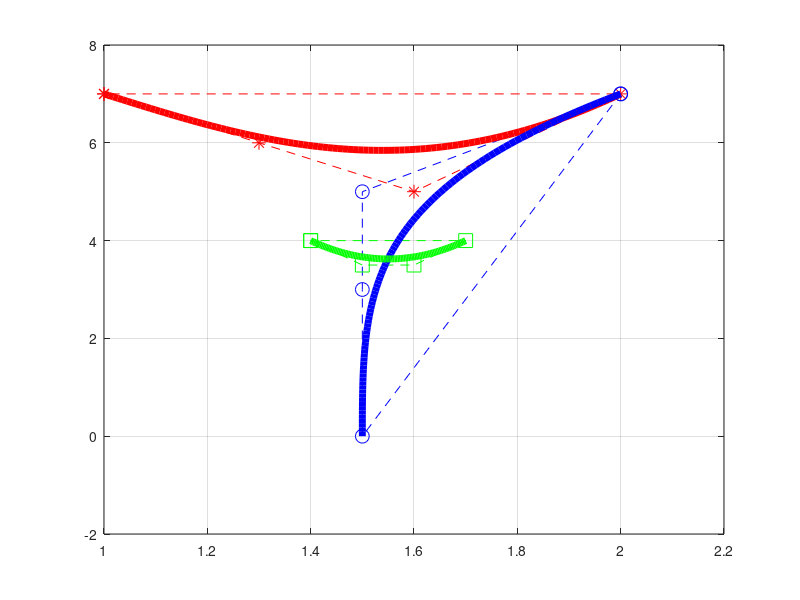

This chart was generated by the following MATLAB code:
% 4). Use aproximações parametrizadas de Bezier Cúbica para representar
% graficamente o número 7 estilizado.

function q4_routine()

    x = [1,     1.3,    1.6,    2;
         2,     1.5,    1.5,    1.5;
         1.4,   1.5,    1.6,    1.7];

    y = [7,     6,      5,      7;
         7,     5,      3,      0;
         4,     3.5,    3.5,    4];

    Nsegmentos = size(x,1);

    for n = 1 : Nsegmentos
        m = 4;
        x(n,m+1) = x(n,1);
        y(n,m+1) = y(n,1);
        numpasso = 100;
        h = 1/numpasso;
        t = 0;
        cx=3*(x(n,2)-x(n,1));bx=3*(x(n,3)-x(n,2))-cx;ax=(x(n,4)-x(n,1))-(cx+bx);
        cy=3*(y(n,2)-y(n,1));by=3*(y(n,3)-y(n,2))-cy;ay=(y(n,4)-y(n,1))-(cy+by);
        xmax = 0; ymax = 0;

        for i = 1 : numpasso + 1
            xx(n,i) = x(n,1) + t*(cx+t*(bx+t*ax));
            yy(n,i) = y(n,1) + t*(cy+t*(by+t*ay));
            t = t + h;
        end
    end

    # Marcadores
    figure(4)
    plot(x(1,:),y(1,:),'*r','markersize',10,x(1,:),y(1,:),'--r');hold on;
    plot(x(2,:),y(2,:),'ob','markersize',10,x(2,:),y(2,:),'--b');hold on;
    plot(x(3,:),y(3,:),'sg','markersize',10,x(3,:),y(3,:),'--g');hold on;

    # Curvas
    plot(xx(1,:),yy(1,:),'-r','linewidth',5)
    plot(xx(2,:),yy(2,:),'-b','linewidth',5)
    plot(xx(3,:),yy(3,:),'-g','linewidth',5)

    hold on;
    grid on;

endfunction